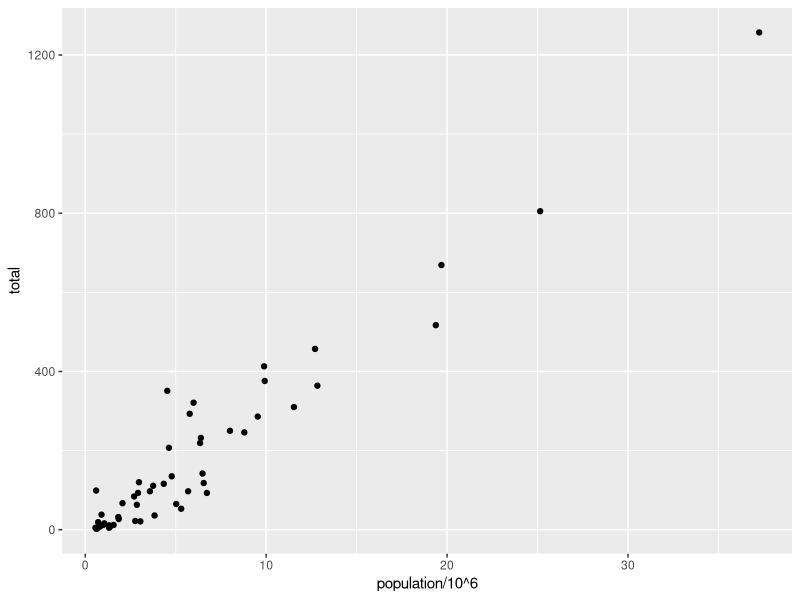
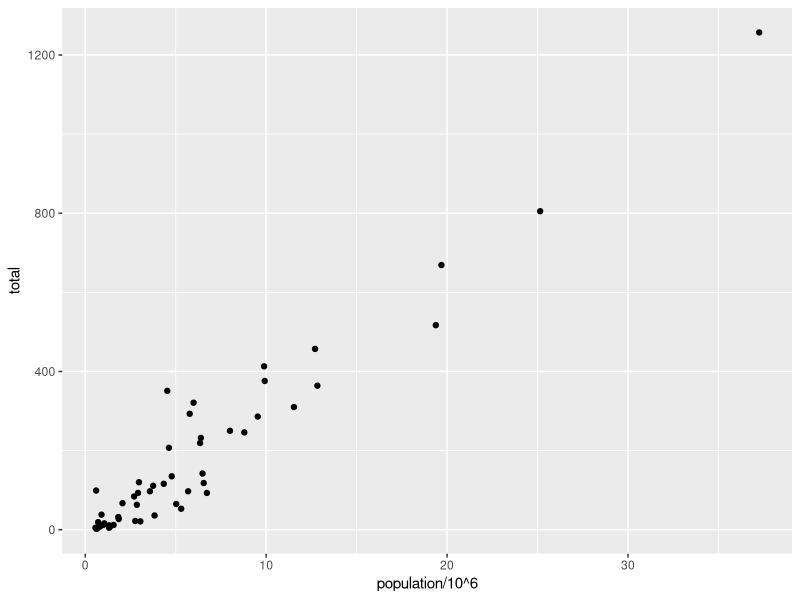
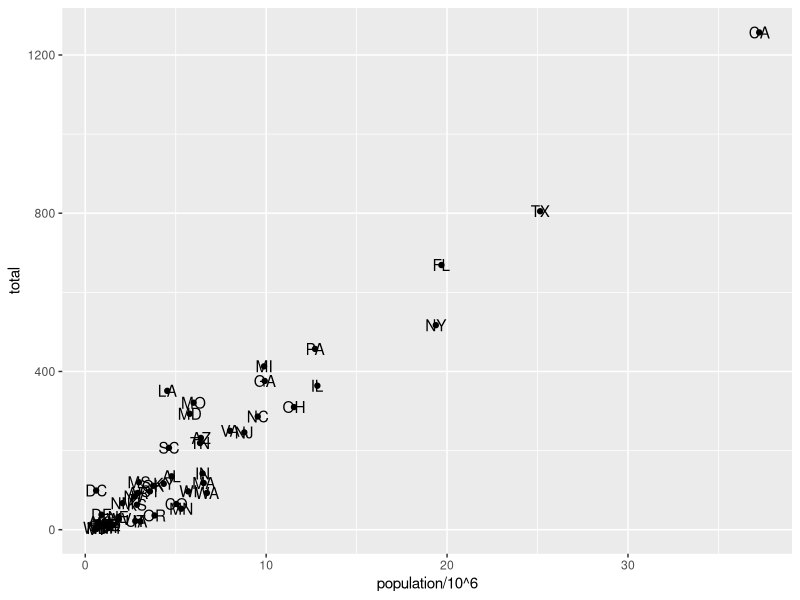
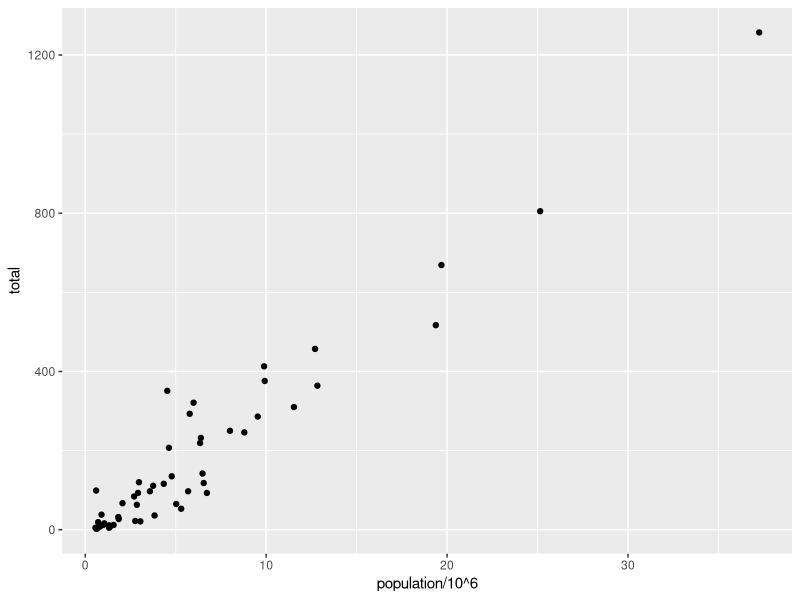
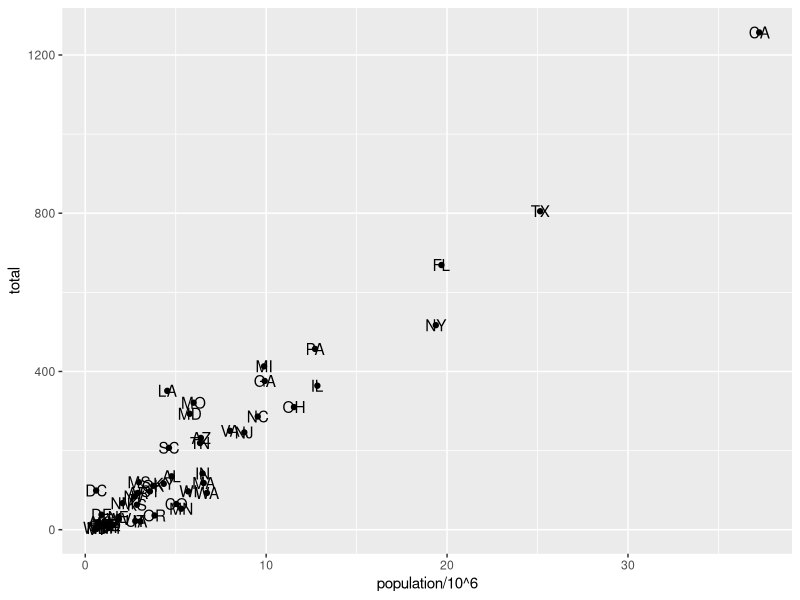

Here is the R script that generated these plots, in order: (Note: this script raises an error after producing the figures.)
#ggplot
library(tidyverse)
library(dslabs)
data(murders)

murders %>% ggplot() +
  geom_point(aes(x = population/10^6, y = total))

# add points layer to predefined ggplot object
p <- ggplot(data = murders)
p + geom_point(aes(population/10^6, total))

# add text layer to scatterplot
p + geom_point(aes(population/10^6, total)) +
  geom_text(aes(population/10^6, total, label = abb))

# add points layer to predefined ggplot object
p <- ggplot(data = murders)
p + geom_point(aes(population/10^6, total))

# add text layer to scatterplot
p + geom_point(aes(population/10^6, total)) +
  geom_text(aes(population/10^6, total, label = abb))

# no error from this call
p_test <- p + geom_text(aes(population/10^6, total, label = abb))

# error - "abb" is not a globally defined variable and cannot be found outside of aes
p_test <- p + geom_text(aes(population/10^6, total), label = abb)
